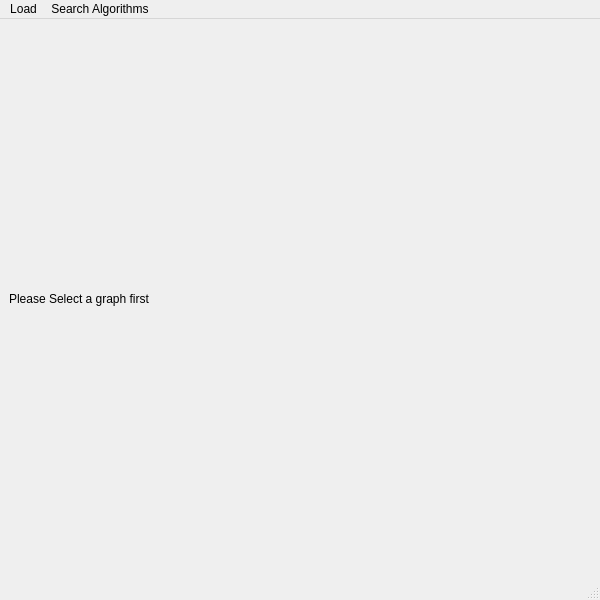
<?xml version="1.0" encoding="UTF-8"?>
<ui version="4.0">
 <class>MainWindow</class>
 <widget class="QMainWindow" name="MainWindow">
  <property name="geometry">
   <rect>
    <x>0</x>
    <y>0</y>
    <width>600</width>
    <height>600</height>
   </rect>
  </property>
  <property name="windowTitle">
   <string>MainWindow</string>
  </property>
  <widget class="QWidget" name="centralwidget">
   <layout class="QVBoxLayout" name="verticalLayout">
    <item>
     <widget class="QLabel" name="label">
      <property name="text">
       <string>Please Select a graph first</string>
      </property>
     </widget>
    </item>
   </layout>
  </widget>
  <widget class="QMenuBar" name="menubar">
   <property name="geometry">
    <rect>
     <x>0</x>
     <y>0</y>
     <width>600</width>
     <height>21</height>
    </rect>
   </property>
   <widget class="QMenu" name="menuLoad">
    <property name="title">
     <string>Load</string>
    </property>
    <widget class="QMenu" name="menuDefault_Graphs">
     <property name="title">
      <string>Default Graphs</string>
     </property>
    </widget>
    <addaction name="menuDefault_Graphs"/>
    <addaction name="actionLocal_File"/>
   </widget>
   <widget class="QMenu" name="menuSearch_Algorithms">
    <property name="title">
     <string>Search Algorithms</string>
    </property>
    <addaction name="actionBFS"/>
    <addaction name="actionDFS"/>
    <addaction name="actionUCS"/>
    <addaction name="separator"/>
    <addaction name="actionGreedy_Best_First"/>
    <addaction name="actionA"/>
    <addaction name="separator"/>
    <addaction name="actionDijkstra"/>
    <addaction name="actionBellman_Ford"/>
    <addaction name="actionFloyd_Warshall"/>
    <addaction name="separator"/>
    <addaction name="actionPrim"/>
    <addaction name="actionKruskal"/>
   </widget>
   <addaction name="menuLoad"/>
   <addaction name="menuSearch_Algorithms"/>
  </widget>
  <widget class="QStatusBar" name="statusbar"/>
  <action name="actionLocal_File">
   <property name="text">
    <string>Local File</string>
   </property>
  </action>
  <action name="actionaa">
   <property name="text">
    <string>aa</string>
   </property>
  </action>
  <action name="actionBFS">
   <property name="text">
    <string>BFS</string>
   </property>
  </action>
  <action name="actionDFS">
   <property name="text">
    <string>DFS</string>
   </property>
  </action>
  <action name="actionUCS">
   <property name="text">
    <string>UCS</string>
   </property>
  </action>
  <action name="actionGreedy_Best_First">
   <property name="text">
    <string>Greedy Best-First</string>
   </property>
  </action>
  <action name="actionA">
   <property name="text">
    <string>A*</string>
   </property>
  </action>
  <action name="actionDijkstra">
   <property name="text">
    <string>Dijkstra</string>
   </property>
  </action>
  <action name="actionBellman_Ford">
   <property name="text">
    <string>Bellman-Ford</string>
   </property>
  </action>
  <action name="actionFloyd_Warshall">
   <property name="text">
    <string>Floyd-Warshall</string>
   </property>
  </action>
  <action name="actionPrim">
   <property name="text">
    <string>Prim</string>
   </property>
  </action>
  <action name="actionKruskal">
   <property name="text">
    <string>Kruskal</string>
   </property>
  </action>
 </widget>
 <resources/>
 <connections/>
</ui>
